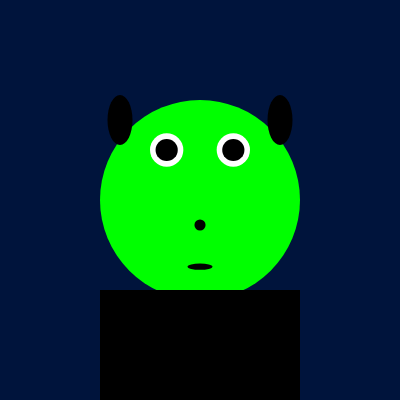
Frame 1 (no input)
Frame 60 (no input): identical to frame 1, image omitted
Frame 120 (the mouse pressed at the canvas centre since frame 60): identical to frame 1, image omitted

The p5.js sketch that drew this single still picture (run headless with seeded random() and noise() and a simulated clock; from frame 60 on, the mouse is pressed at the canvas centre):

// p5.js sketch
// ── sketch.js
//Preset variables
let x = 200; 
let y = 200; 
let w = 200; 
let h = 200; 
//Create Canvas
function setup() {
  createCanvas(400, 400); 
}

function draw() {
  background(0, 20, 60);
  noStroke();
  // Face of the alien
  fill(0, 255, 0);
  ellipse(x, y, w, h);
  fill(0);
  //Alien Body
  rect(100, 290, w, h);
  // Left eye of the alien
  fill(255);
  ellipse(x - w / 6, y - h / 4, w / 6, h / 6);
  // Right eye of the alien
  ellipse(x + w / 6, y - h / 4, w / 6, h / 6);
  //Pupil Left
  fill(0);
  ellipse(x - w / 6, y - h / 4, w / 9, h / 9)
  //Pupil Right
  fill(0);
  ellipse(x + w / 6, y - h / 4, w / 9, h / 9);
  // Nose of the alien
  fill(0);
  ellipse(x, y + h / 8, w / 18, h / 18);
  // Mouth of the alien
  ellipse(x, y + h / 3, w / 8, h / 32); 
  // Left ear of the alien
  fill(0);
  ellipse(x - w / 2.5, y - h / 2.5, w / 8, h / 4); 
  // Right ear of the alien
  ellipse(x + w / 2.5, y - h / 2.5, w / 8, h / 4); 
  }
